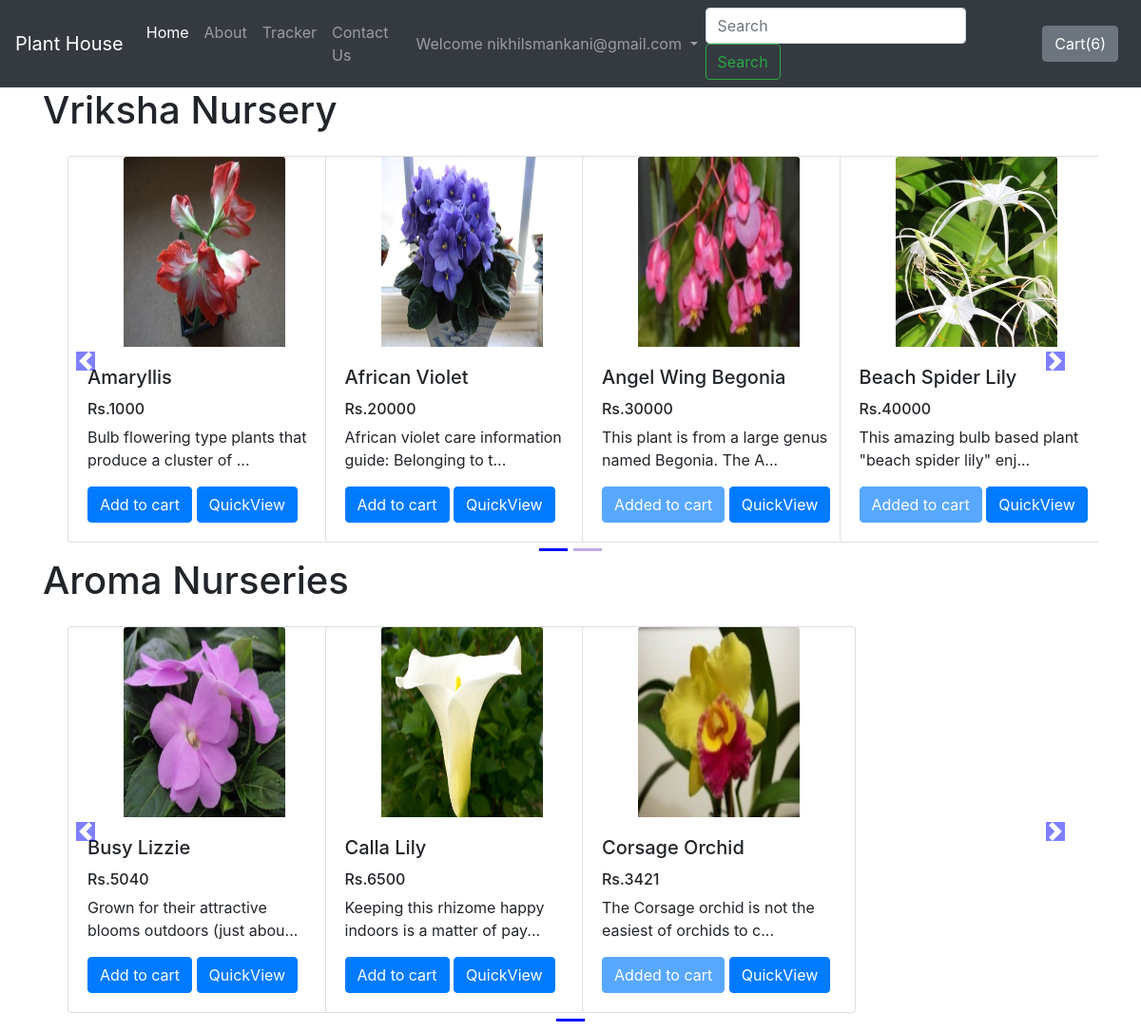
Page /shop/ (signed in) on the committed database.
### accounts/models.py (models this page shows, shortened)
class Account(AbstractBaseUser):
	email 					= models.EmailField(verbose_name="email", max_length=60, unique=True)
	username 				= models.CharField(max_length=30, unique=True)
	date_joined				= models.DateTimeField(verbose_name='date joined', auto_now_add=True)
	last_login				= models.DateTimeField(verbose_name='last login', auto_now=True)
	is_admin				= models.BooleanField(default=False)
	is_active				= models.BooleanField(default=True)
	is_staff				= models.BooleanField(default=False)
	is_superuser			= models.BooleanField(default=False)
	is_nurseryManager		= models.BooleanField(default=False)
	nursery_name			= models.CharField(max_length=50,default='',null=True,blank=True)
	USERNAME_FIELD = 'email'
	REQUIRED_FIELDS = ['username']
	objects = MyAccountManager()
	def __str__(self):
		return self.email

### nursery/models.py (models this page shows, shortened)
class Plant(models.Model):
    plantName = models.CharField(max_length=30)
    plantPrice = models.IntegerField()
    plantImage = models.ImageField(upload_to='nursery/images',default='')
    plantDesc = models.TextField()
    plantNursery = models.CharField(max_length=50,default='',blank=True,null=True)

### shop/views.py (the view)
# urls.py: path("",views.index,name="NurseryHome"),
@login_required(login_url='/')
def index(request):
    allProds = []
    catprod = Plant.objects.values('plantNursery','id')
    cats = {item['plantNursery'] for item in catprod}
    for cat in cats:
        prod = Plant.objects.filter(plantNursery=cat)
        n = len(prod)
        nSlides = (n // 4) + ceil((n / 4) - (n // 4))
        allProds.append([prod,range(1,nSlides),nSlides])
    if request.user.is_authenticated:
        user = request.user
        get_cart = Cart.objects.filter(user=user)[0]
        mn = "{}".format(get_cart.cart)
        params = {'allProds':allProds,'carty':mn}
    else:
        params = {'allProds':allProds}
    return render(request,'shop/index.html',params)

### shop/templates/shop/index.html (shortened to what this page needs)
{% extends 'shop/basic.html' %} {% block title %}Welcome To Plant House{% endblock %}  {% block body %} {% load static %}
<div class="container">
    {% for products,range,nSlides in allProds %}
    <h1>{{products.0.plantNursery}}</h1>
    <div class="row">
        <div id="demo{{forloop.counter}}" class="col carousel slide my-3" data-ride="carousel">
            <ul class="carousel-indicators">
                <li data-target="#demo{{forloop.counter}}" data-slide-to="0" class="active"></li>
                {% for i in range %}
                <li data-target="#demo{{forloop.parentloop.counter}}" data-slide-to="{{i}}"></li>
                {% endfor %}
            </ul>
            <div class="container carousel-inner no-padding">
                <div class="carousel-item active">
                    {% for i in products %}
                    <div class="col-xs-3 col-sm-3 col-md-3" id="card_main">
                        <div class="card align-items-center" style="width: 18rem;">
                            <img id="imagepr{{i.id}}" src='/media/{{i.plantImage}}' class="card-img-top" alt="...">
                            <div class="card-body">
                                <h5 class="card-title" id="namepr{{i.id}}">{{i.plantName}}</h5>
                                <h6 class="card-text" id="pricepr{{i.id}}">Rs.{{i.plantPrice}}</h6>
                                <p class="card-text">{{i.plantDesc|slice:'0:53'}}...</p>
                                <span id="divpr{{i.id}}" class="divpr">
                                    <button id="pr{{i.id}}" class="btn btn-primary cart">Add to cart</button></span>
                                <a href="/shop/products/{{i.id}}"><button id="qv{{i.id}}"
                                        class="btn btn-primary">QuickView</button></a>
                            </div>
                        </div>
                    </div>
                    {% if forloop.counter|divisibleby:4 and forloop.counter > 0 and not forloop.last%}
                </div>
                <div class="carousel-item">
                    {% endif %} {% endfor %}
                </div>
            </div>
        </div>
        <a class="carousel-control-prev" href="#demo{{forloop.counter}}" data-slide="prev">
            <span class="carousel-control-prev-icon"></span>
        </a>
        <a class="carousel-control-next" href="#demo{{forloop.counter}}" data-slide="next">
            <span class="carousel-control-next-icon"></span>
        </a>
    </div>
    {% endfor %} {% endblock %}

### shop/templates/shop/basic.html (shortened to what this page needs)
<!doctype html>
<html lang="en">
<head>
  <link rel="stylesheet" href="https://stackpath.bootstrapcdn.com/bootstrap/4.2.1/css/bootstrap.min.css"
>
  <link rel="stylesheet" type="text/css" href="https://stackpath.bootstrapcdn.com/font-awesome/4.7.0/css/font-awesome.min.css">
</head>
<body>
  <nav id="basicNavbar" class="navbar navbar-expand-lg navbar-dark bg-dark">
    <a class="navbar-brand" href="/shop" id="visible_mac">Plant House</a>
    <div class="collapse navbar-collapse" id="navbarSupportedContent">
      <ul class="navbar-nav mr-auto">
        <li class="nav-item active">
          <a class="nav-link" href="/shop">Home <span class="sr-only">(current)</span></a>
        </li>
        <li class="nav-item">
          <a class="nav-link" href="/shop/about">About</a>
        </li>
        <li class="nav-item">
          <a class="nav-link" href="/shop/tracker">Tracker</a>
        </li>
        <li class="nav-item">
          <a class="nav-link" href="/shop/contact">Contact Us</a>
        </li>
      </ul>
      {% if user.is_authenticated %}
      <ul class="navbar-nav ml-auto">
        <li class="nav-item dropdown">
          <a class="nav-link dropdown-toggle" href="#" id="navbarDropdown" role="button" data-toggle="dropdown"
            aria-haspopup="true" aria-expanded="false">
            Welcome {{request.user}}
          </a>
        </li>
      </ul>
      {% endif %}
    </div>
  </nav>
  {% block body %}
  {% endblock %} {% load static %}
</body>
</html>

### rows in the picture
Account: user "nikhilsmankani@gmail.com"
Plant: plantNursery "Vriksha Nursery", plantImage (picture), plantName "Amaryllis", plantPrice "1000", plantDesc "Bulb flowering type plants that produce a cluster of"
Plant: plantImage (picture), plantName "African Violet", plantPrice "20000", plantDesc "African violet care information guide: Belonging to t"
Plant: plantImage (picture), plantName "Angel Wing Begonia", plantPrice "30000", plantDesc "This plant is from a large genus named Begonia. The A"
Plant: plantImage (picture), plantName "Beach Spider Lily", plantPrice "40000", plantDesc "This amazing bulb based plant \"beach spider lily\" enj"
Plant: plantNursery "Aroma Nurseries", plantImage (picture), plantName "Busy Lizzie", plantPrice "5040", plantDesc "Grown for their attractive blooms outdoors (just abou"
Plant: plantImage (picture), plantName "Calla Lily", plantPrice "6500", plantDesc "Keeping this rhizome happy indoors is a matter of pay"
Plant: plantImage (picture), plantName "Corsage Orchid", plantPrice "3421", plantDesc "The Corsage orchid is not the easiest of orchids to c"
